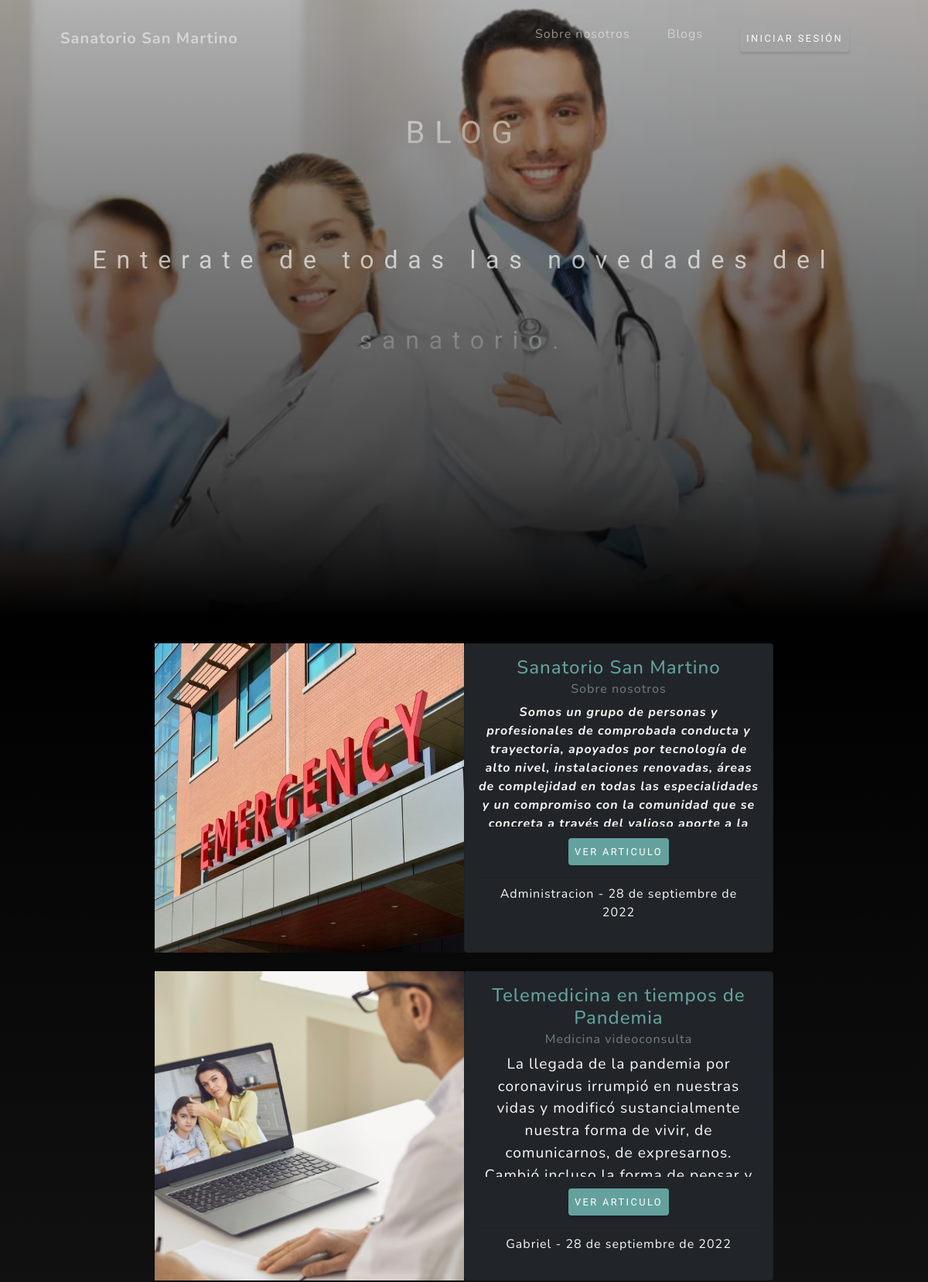
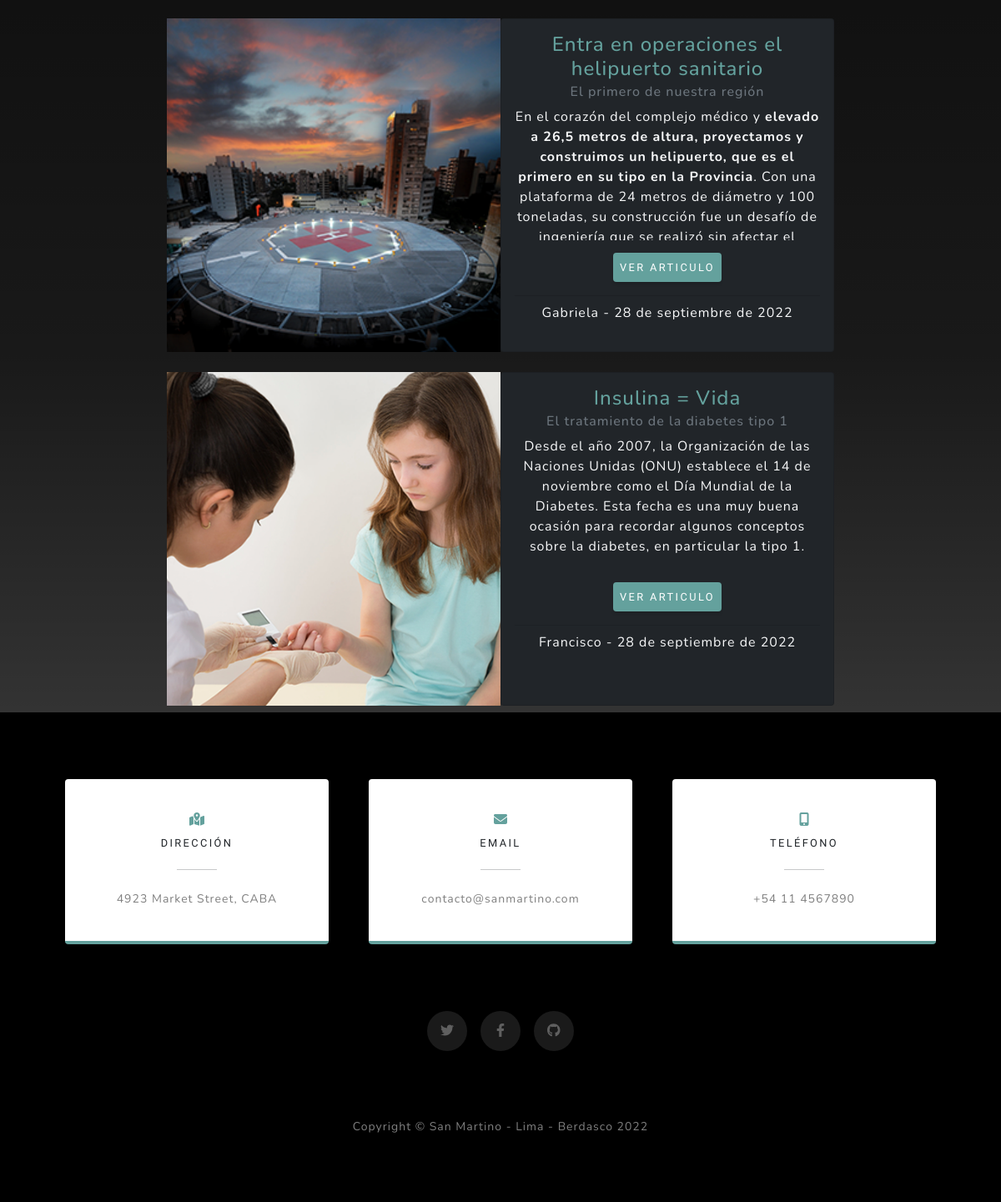
/page/, run on the app's committed database (2 pictures, top to bottom).
### app_blog/models.py (models this page shows, shortened)
class Blog(models.Model):
    titulo = models.CharField(max_length=80)
    subtitulo = models.CharField(max_length=80)
    autor = models.ForeignKey(User, on_delete=models.CASCADE, null = True)
    cuerpo = RichTextField()
    fecha = models.DateField(auto_now=True)
    imagen =  models.ImageField(upload_to='imagenes', null=True, blank=True)

### app_blog/views.py (the view)
# urls.py: path('', views.BlogListView.as_view(), name = "listar_blog"),
class BlogListView(ListView) :
    model = Blog
    template_name = "app_blog/blog_list.html"

### app_blog/templates/app_blog/blog_list.html (shortened to what this page needs)
{% extends "app_sanatorio/base.html" %}
{% block base %}
<h1 class="fs-1 mt-5 p-5 text-center">BLOG</h1>
<h1 class="fs-2 mt-2 p-1 text-center text-light">Enterate de todas las novedades del sanatorio.</h1>
{% endblock base %}
{% block section %}
<section class="p-2 d-flex flex-column text-light about-section text-center" id="about">
    {% if object_list %}
        {% for articulo in object_list %}
            <article class="d-flex flex-row justify-content-center mt-4">
                <a href="{% url 'ver_articulo' articulo.id %}"><img src="{{ articulo.imagen.url }}" alt="imagen" style="width: 25rem; height: 25rem;"></a>
                <div class="card bg-dark" style="width: 25rem;">
                    <div class="card-body">
                        <h4 class="card-title text-primary">{{ articulo.titulo  }}</h4>
                        <h6 class="card-subtitle mb-2 text-muted">{{ articulo.subtitulo }}</h6>
                        <div class="card-text texto-card">{{ articulo.cuerpo | safe }}</div>
                        <a href="{% url 'ver_articulo' articulo.id %}" class="btn btn-primary p-2">Ver articulo</a>
                        <div class="card-footer bg-transparent text-light mt-3">
                            {{ articulo.autor }} - {{ articulo.fecha }}
                        </div>
                    </div>
                </div>
            </article>
        {% endfor %}
    {% else %}
            <h3>No hay entradas en el blog.</h3>
    {% endif %}
</section>
{% endblock section %}

### app_blog/templates/app_blog/blog_list.html (style rules this page uses)
.texto-card { height: 10rem; margin-bottom: 15px; white-space: wrap; overflow: hidden; }

### data on the page
Blog: imagen (picture), titulo "Sanatorio San Martino", subtitulo "Sobre nosotros", cuerpo "Somos un grupo de personas y profesionales de comprobada conducta y trayectoria, apoyados por tecnología de alto nivel, instalaciones renovadas, áreas de complejidad en todas las especialidades y un compromiso con la comunidad que se…", autor "Administracion", fecha "28 de septiembre de 2022"
Blog: imagen (picture), titulo "Telemedicina en tiempos de Pandemia", subtitulo "Medicina videoconsulta", cuerpo "La llegada de la pandemia por coronavirus irrumpió en nuestras vidas y modificó sustancialmente nuestra forma de vivir, de comunicarnos, de expresarnos.…", autor "Gabriel", fecha "28 de septiembre de 2022"
Blog: imagen (picture), titulo "Entra en operaciones el helipuerto sanitario", subtitulo "El primero de nuestra región", cuerpo "En el corazón del complejo médico y elevado a 26,5 metros de altura, proyectamos y construimos un helipuerto, que es el primero en su tipo en la Provincia . Con una plataforma de 24 metros de diámetro y 100 toneladas, su construcción fue un desafío de…", autor "Gabriela", fecha "28 de septiembre de 2022"
Blog: imagen (picture), titulo "Insulina = Vida", subtitulo "El tratamiento de la diabetes tipo 1", cuerpo "Desde el año 2007, la Organización de las Naciones Unidas (ONU) establece el 14 de noviembre como el Día Mundial de la Diabetes. Esta fecha es una muy buena ocasión para recordar algunos conceptos sobre la diabetes, en particular la tipo 1.", autor "Francisco", fecha "28 de septiembre de 2022"
